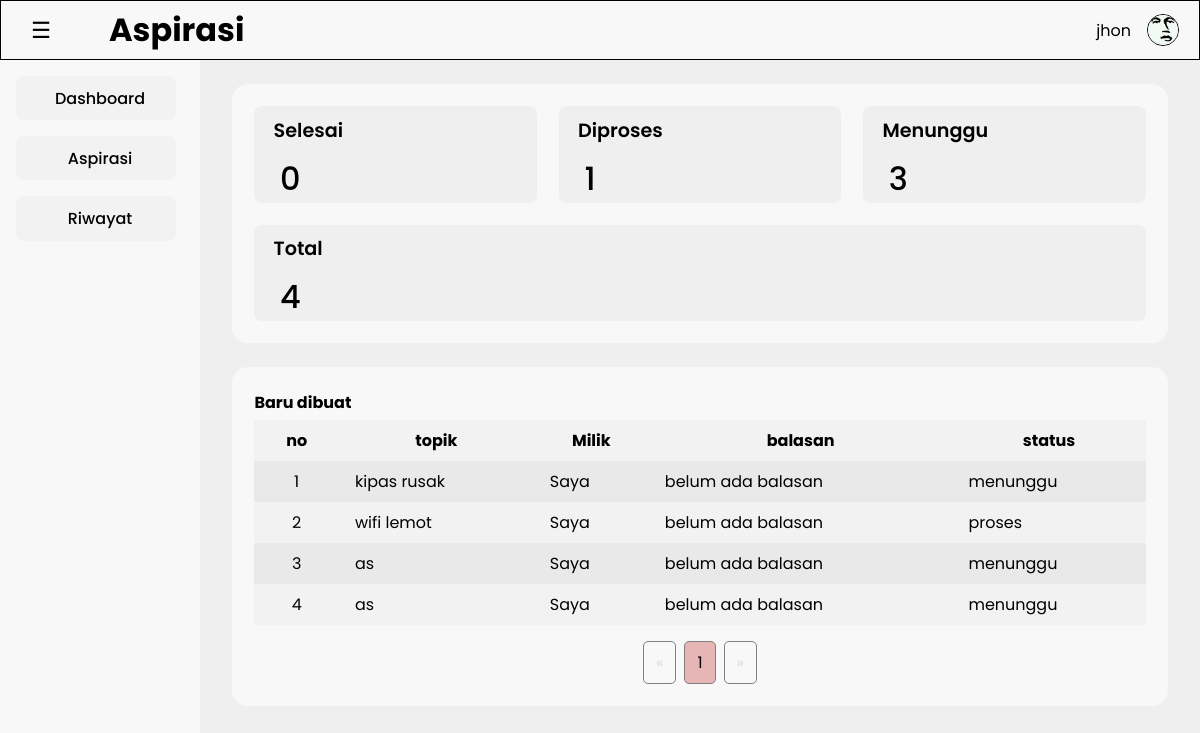
Before: /view/user/u_dashboard.php (signed in) with the older database file.
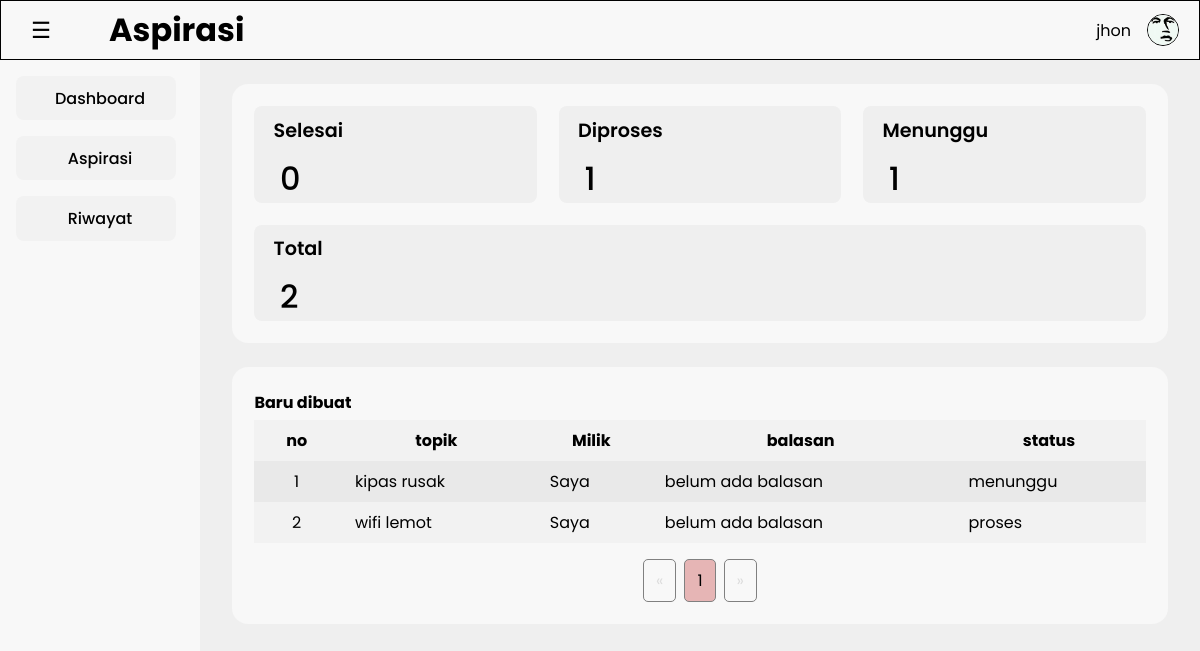
After: the same page with the newer database file.
### tables this page shows
CREATE TABLE `aspirasi` (
  `id_aspirasi` int NOT NULL,
  `judul` varchar(20) NOT NULL,
  `id_siswa` int NOT NULL,
  `isi_aspirasi` varchar(100) NOT NULL,
  `status` enum('menunggu','proses','selesai') NOT NULL,
  `id_kategori` int NOT NULL,
  `id_feedback` int NOT NULL,
  `waktu_upload` datetime NOT NULL DEFAULT CURRENT_TIMESTAMP,
  `waktu_update` datetime NOT NULL DEFAULT CURRENT_TIMESTAMP ON UPDATE CURRENT_TIMESTAMP
);

CREATE TABLE `feedback` (
  `id_feedback` int NOT NULL,
  `isi_feedback` varchar(100) NOT NULL,
  `id_admin` int NOT NULL,
  `waktu_upload` datetime NOT NULL DEFAULT CURRENT_TIMESTAMP
);

### model/m_connection.php (called while the page is built, shortened)
<?php
class m_connection{
    private $host = "localhost", $username = "root", $password = "", $database = "ukk_3_putra";
    public function __construct(){
        $this->conn = mysqli_connect(
            $this->host,
            $this->username,
            $this->password,
            $this->database
        );
    }
}
?>

### model/m_aspirasi.php (called while the page is built, shortened)
<?php
include_once "m_connection.php";
class m_aspirasi{
  protected $conn;
  public function __construct(){
    $database = new m_connection();
    $this->conn = $database->conn;
  }
  public function get_data() {
    $sql = "SELECT aspirasi.*, kategori.isi_kategori, siswa.username, feedback.isi_feedback
            FROM aspirasi
            INNER JOIN kategori ON aspirasi.id_kategori = kategori.id_kategori
            INNER JOIN siswa ON aspirasi.id_siswa = siswa.id_siswa
            LEFT JOIN feedback ON aspirasi.id_feedback = feedback.id_feedback";
    $query = mysqli_query($this->conn, $sql);
    if ($query->num_rows > 0) {
      while($data = mysqli_fetch_object($query)){
        $result[] = $data;
      }
      return $result;
      } else {
        echo "ga ada data";
    }
  }
  public function get_data_by_user_id($id_siswa) {
    $sql = "SELECT aspirasi.*, kategori.isi_kategori, siswa.username, feedback.isi_feedback
            FROM aspirasi
            INNER JOIN kategori ON aspirasi.id_kategori = kategori.id_kategori
            INNER JOIN siswa ON aspirasi.id_siswa = siswa.id_siswa
            LEFT JOIN feedback ON aspirasi.id_feedback = feedback.id_feedback
            WHERE aspirasi.id_siswa = '$id_siswa'";
    $query = mysqli_query($this->conn, $sql);
    if ($query->num_rows > 0) {
      while($data = mysqli_fetch_object($query)){
        $result[] = $data;
      }
      return $result;
      } else {
        echo "ga ada data";
    }
  }
  public function count_by_user_id($id_siswa, $status = null){
    if(isset($status)){
      $sql = "SELECT COUNT(*) AS total_aspirasi FROM aspirasi WHERE id_siswa = '$id_siswa' AND `status` = '$status'";
    } else {
      $sql = "SELECT COUNT(*) AS total_aspirasi FROM aspirasi WHERE id_siswa = '$id_siswa'";
    }
    $query = mysqli_query($this->conn, $sql);
    $data = mysqli_fetch_object($query);
    return $data;
  }
}

### controller/c_aspirasi.php (called while the page is built)
<?php
include_once __DIR__ . "../../model/m_aspirasi.php";
$aspirasi = new m_aspirasi();
try{
  if(!empty($_GET['action'])){
    if($_GET['action'] != 'delete'){
      if($_GET['action'] == 'edit'){
        $id_aspirasi = $_GET['id'];
        $data = $aspirasi->get_data_by_id($id);
        header("Location: ../view/user/u_form-edit-aspirasi.php?id_aspirasi=$id_aspirasi");
      } else {
      $_SERVER['REQUEST_METHOD'] = $_POST;
        $id_aspirasi   = $_POST['id_aspirasi'];
        $judul          = $_POST['judul'];
        $id_siswa       = $_POST['id_siswa'];
        $isi_aspirasi   = $_POST['isi_aspirasi'];
        $id_kategori    = $_POST['kategori'];
        if($_GET['action'] == 'add'){
        $aspirasi->add_data($judul, $id_siswa, $isi_aspirasi, $id_kategori);
      } elseif($_GET['action'] == 'update'){
        $aspirasi->update_data($id_aspirasi, $judul, $id_siswa, $isi_aspirasi, $id_kategori);
      }
      }
    } else{
    }
  } else{
    $data = $aspirasi->get_data();
  }
} catch(Exception $e) {
   echo $e->getMessage();
}
?>

### view/user/u_dashboard.php (the view, shortened to what the changed rows need)
<?php
    include_once "../../controller/c_aspirasi.php";
        $db = new m_aspirasi();
        $total_data = $db->count_by_user_id($_SESSION['id']);
        $total_data_status3 = $db->count_by_user_id($_SESSION['id'], "menunggu");
        $user_data = $db->get_data_by_user_id($_SESSION['id']);
    include("../html/header.php");
?>
</head>
<body>
<?php
    include("../html/navbar.php");
?>
            <section class="container grid grid-template-default">
                <div class="box dash menunggu-aspirasi">
                    <p>Menunggu</p>
                    <div><?= $total_data_status3->total_aspirasi ?></div>
                </div>
                <div class="box dash total-aspirasi">
                    <p>Total</p>
                    <div><?= $total_data->total_aspirasi ?></div>
                </div>
            </section>
            <section class="container">
                <div class="flex ">
                    <table class="flex-grow">
                        <thead>
                            <th>no</th>
                            <th>topik</th>
                            <th>Milik</th>
                            <th>balasan</th>
                            <th>status</th>
                        </thead>
                        <tbody>
                        <?php
                            $no = 1;
                            foreach ($user_data as $result){
                            ?>
                            <tr>
                                <td class="table-number"><?= $no++ ?></td>
                                <td><?= $result->judul ?></td>
                                <td title="<?= $result->username ?>">Saya</td>
                                <td><?= $result->isi_feedback ?></td>
                                <td><?= $result->status ?></td>
                            </tr>
                            <?php
                            }
                            ?>
                        </tbody>
                    </table>
                </div>
            </section>
<?php
    include("../html/footer.php");
?>

Changed rows visible on the page:
removed aspirasi: judul "as", id_feedback.isi_feedback "belum ada balasan", status "menunggu"
removed aspirasi: judul "as", id_feedback.isi_feedback "belum ada balasan", status "menunggu"
Other visible differences:
$total_data_status3->total_aspirasi: "3" → "1"
$total_data->total_aspirasi: "4" → "2"
